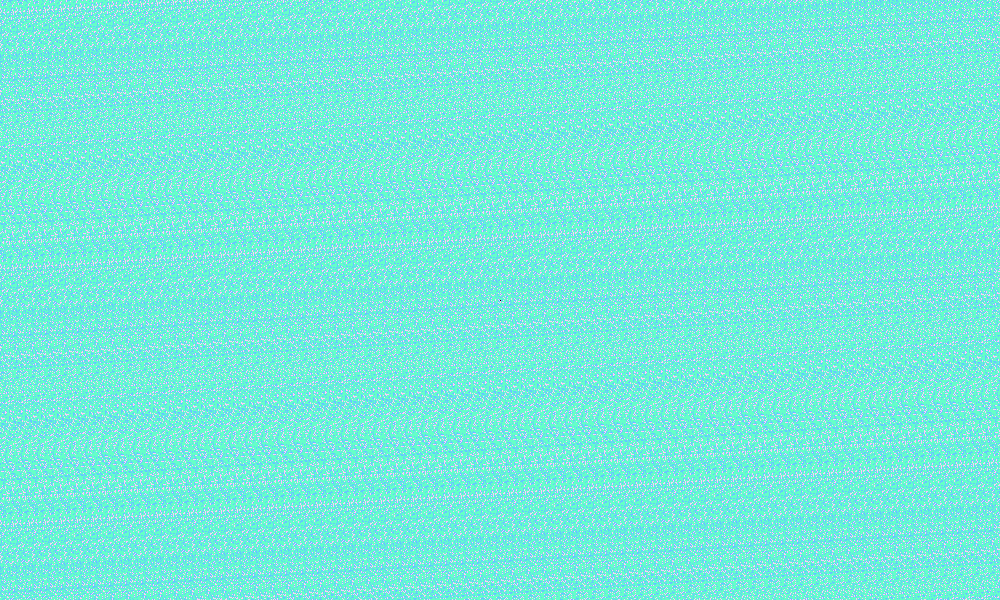
Frame 1 (no input)
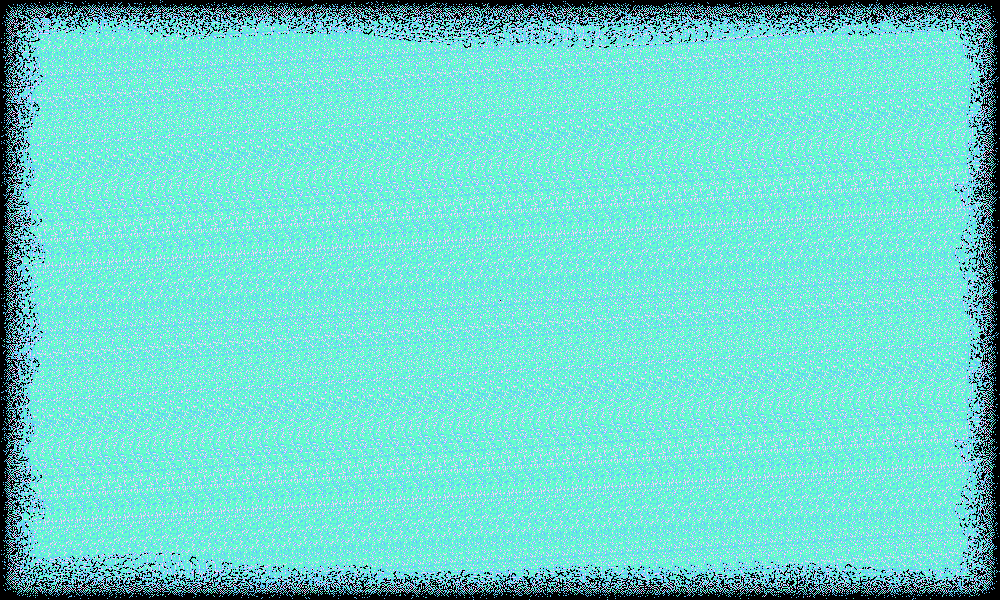
Frame 60 (the mouse pressed at the canvas centre just before this capture)
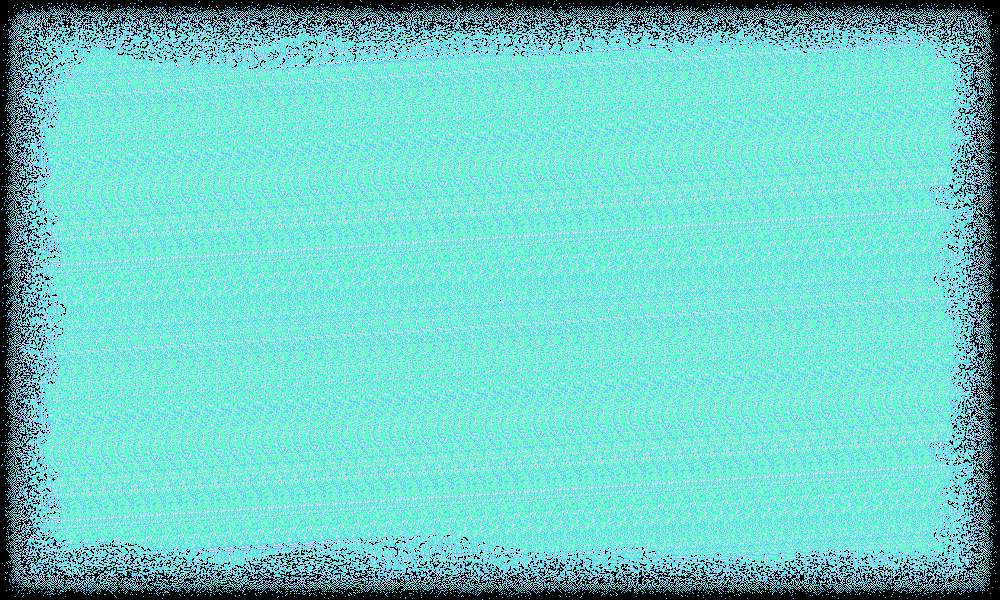
Frame 120 (the mouse held since frame 60 and released just before this capture)

The Processing sketch that drew these frames (run headless with seeded random() and noise(); from frame 60 on, the mouse is pressed at the canvas centre):

// Processing sketch: sandpiles_v11_fleas
// ── sandpiles_v11_fleas.pde
int[][] sandpiles;

void setup() {
  size(1000,600);
  colorMode(RGB);
  frameRate(100);
  sandpiles = new int[width][height]; //A 2-dimenaional array
  for (int x = 0; x < width; x++) {
    int count = 0;
    for (int y = 0; y < height; y++) {
      sandpiles[x][y] = floor( noise(x,y)*3 );
    }
  }
  sandpiles[width/2][height/2] = 100000; //Initial sandpile will topple outward
}

void topple(int maxNum) {
  // The topple() function takes a value and uses it to control
  // the behavior of the sandpiles that topple away.
  // In this program, each pixel is computed as an individual sandpile.
  int[][] nextpiles = new int[width][height]; 
    for (int x = 0; x < width; x++) {
      for (int y = 0; y < height; y++) {
        int num = sandpiles[x][y];
        if (num < maxNum) {
        nextpiles[x][y] = sandpiles[x][y];
    }
   }
  }
 for (int x = 0; x < width; x++) {
  for (int y = 0; y < height; y++) {
    int num = sandpiles[x][y]; //Iterate through sandpiles array
    if (num >= maxNum) {
      nextpiles[x][y] += (num - 4);
      
      if (x+1 < width) {
       nextpiles[x+1][y]++;
      }
      if (x-1 >= 0) {
        nextpiles[x-1][y]++;
      }
      if (y+1 < height) {
        nextpiles[x][y+1]++;
      }
      if (y-1 >= 0) {
      nextpiles[x][y-1]++;
      }
    }
  }
 }
 sandpiles = nextpiles;
}

void render() {
  int baseCol = 255;
  loadPixels();
  for(int x = 0; x < width; x++) {
    for(int y = 0; y < height; y++) {
      int num = sandpiles[x][y]; 
      color col = color(0,0,0);
      switch (num) {
        case 0:
          col = color(100,200,baseCol);
          break;
        case 1:
          col = color(100,baseCol,200);
          break;
        case 2:
          col = color(baseCol,200,baseCol);
          break; 
      }
      pixels[x+y*width] = col; // pixels[] is a 1-dimensional array native to Proessing
    }
  }
  
  updatePixels();
}

void draw() {
  render();
  for (int i = 0; i < 5; i++) {
   //The topple function was initially designed for static values
   //However, using trig functions based on time creates some extraordinary effects
   topple( floor(sin(millis() )) );
  }
}
